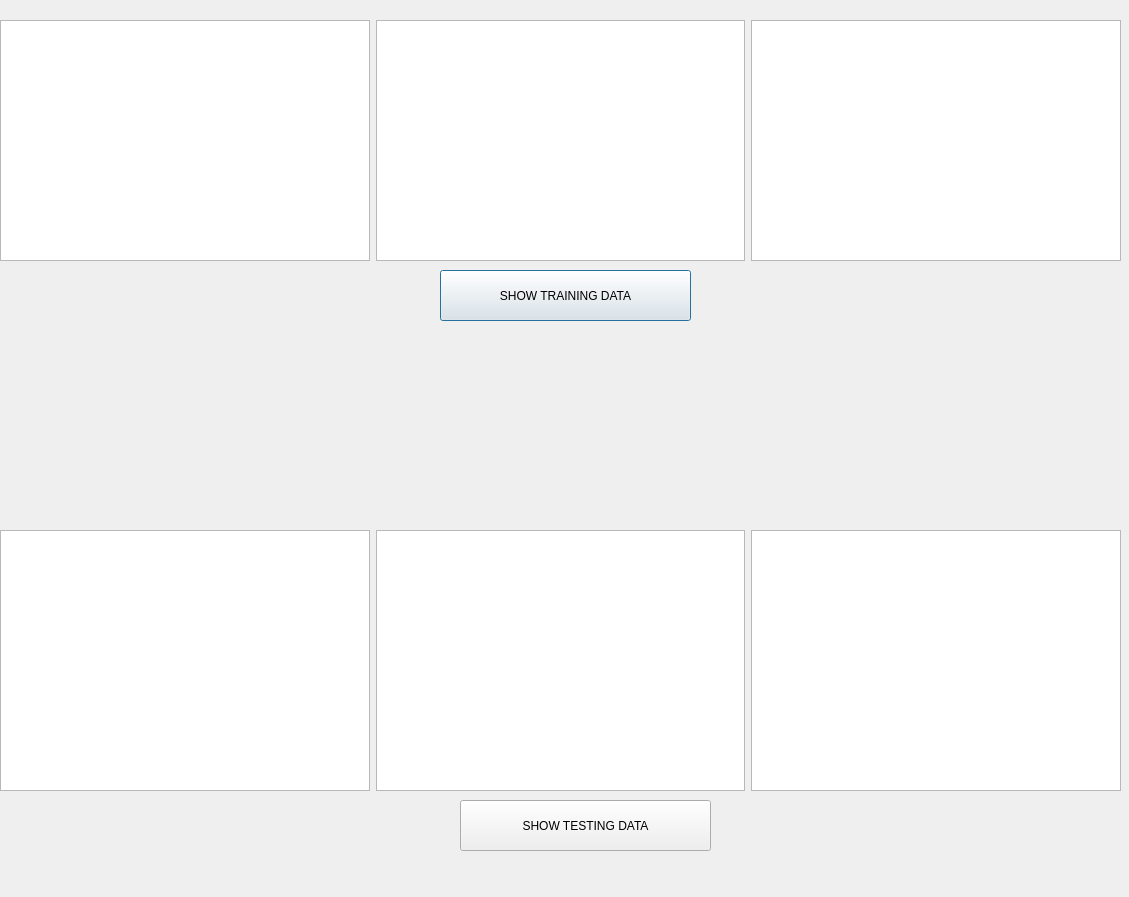
<?xml version="1.0" encoding="UTF-8"?>
<ui version="4.0">
 <class>Dialog</class>
 <widget class="QDialog" name="Dialog">
  <property name="geometry">
   <rect>
    <x>0</x>
    <y>0</y>
    <width>1129</width>
    <height>897</height>
   </rect>
  </property>
  <property name="windowTitle">
   <string>Dialog</string>
  </property>
  <widget class="QWidget" name="horizontalLayoutWidget_2">
   <property name="geometry">
    <rect>
     <x>0</x>
     <y>20</y>
     <width>1121</width>
     <height>241</height>
    </rect>
   </property>
   <layout class="QHBoxLayout" name="horizontalLayout_2">
    <item>
     <layout class="QHBoxLayout" name="horizontalLayout"/>
    </item>
    <item>
     <widget class="QGraphicsView" name="graphicsView_2"/>
    </item>
    <item>
     <widget class="QGraphicsView" name="graphicsView_3"/>
    </item>
    <item>
     <widget class="QGraphicsView" name="graphicsView"/>
    </item>
   </layout>
  </widget>
  <widget class="QPushButton" name="pushButton">
   <property name="geometry">
    <rect>
     <x>440</x>
     <y>270</y>
     <width>251</width>
     <height>51</height>
    </rect>
   </property>
   <property name="text">
    <string>SHOW TRAINING DATA</string>
   </property>
  </widget>
  <widget class="QWidget" name="horizontalLayoutWidget_3">
   <property name="geometry">
    <rect>
     <x>0</x>
     <y>530</y>
     <width>1121</width>
     <height>261</height>
    </rect>
   </property>
   <layout class="QHBoxLayout" name="horizontalLayout_3">
    <item>
     <widget class="QGraphicsView" name="graphicsView_4"/>
    </item>
    <item>
     <widget class="QGraphicsView" name="graphicsView_5"/>
    </item>
    <item>
     <widget class="QGraphicsView" name="graphicsView_6"/>
    </item>
   </layout>
  </widget>
  <widget class="QPushButton" name="pushButton_2">
   <property name="geometry">
    <rect>
     <x>460</x>
     <y>800</y>
     <width>251</width>
     <height>51</height>
    </rect>
   </property>
   <property name="text">
    <string>SHOW TESTING DATA</string>
   </property>
  </widget>
 </widget>
 <resources/>
 <connections/>
</ui>
